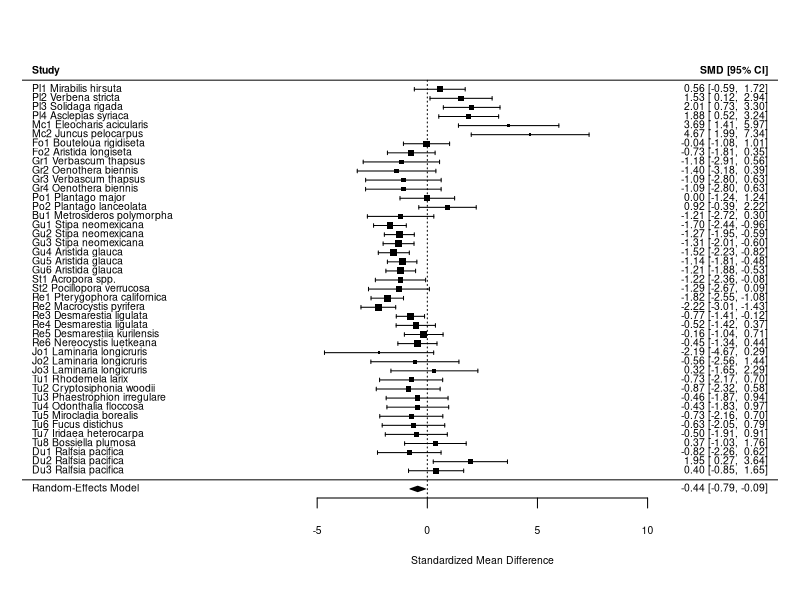
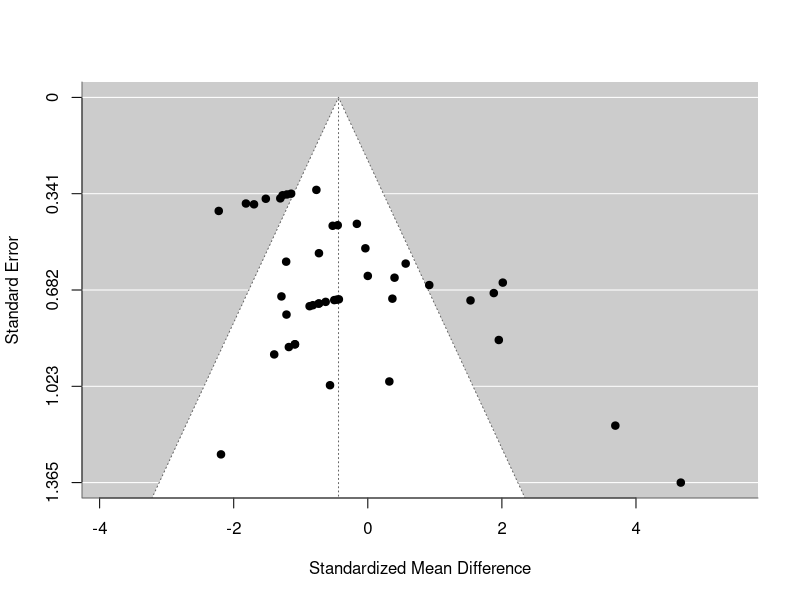
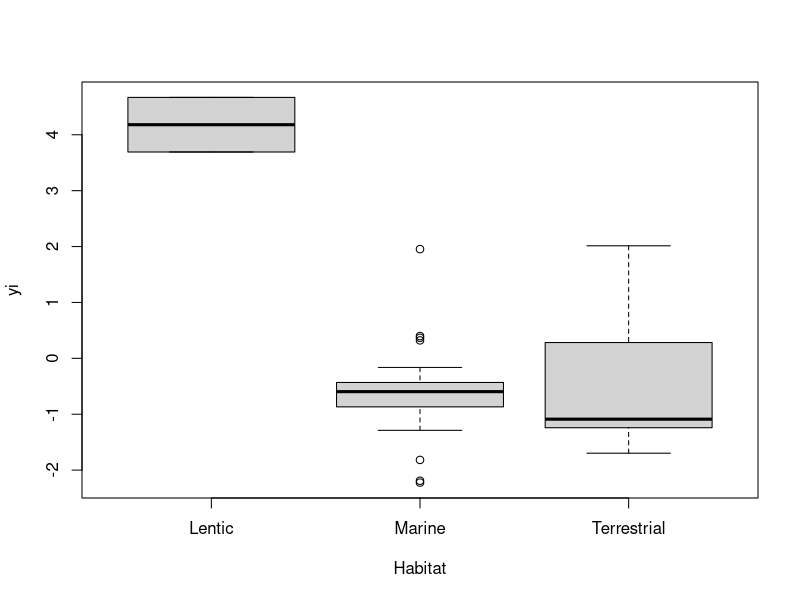

Reproduce these figures in R, in order.
# Test meta analysis of subset of data to demonstrate usage of the metafor package
# using subset of data. Prior to improtation, data was manipulated in excel to remove
# embedded metadata and to remove characters R will interpret as operators(+/-) and 
# replace them with text strings (sign: Neg Pos)
# metadata is as follows:
#
#Nc	control sample size
#Ne	experimental sample size
#Xc	control mean
#Xe	experimental mean
#Sc	control SD
#Se	experimental SD

#quality control- should be 43 observations

#import data
data1<- read.csv(file="Gur_Hedge.csv", header=TRUE, na.strings="")

#load metafor package
library(metafor)
#call the citation so it's handy in the output
citation("metafor")

#compute effect size
#use Hedge's g to account for small sample bias
#Hedge's g is the stadardized mean difference, corrected for negative bias and is encoded as SMD in metafor

data1<-escalc(n1i=Nc,n2i=Ne,
            m1i=Xc, m2i=Xe,
            sd1i=Sc,sd2i=Se,
            data=data1,  measure="SMD", append=TRUE)

#this analysis appends yi, the effect size, and vi, the variance of the effect size. Let's plot this so we can
#visualize it

#first create the meta analysis model

ma_model_1<-rma(yi, vi, data=data1)
summary(ma_model_1)

#create forest plot
forest(ma_model_1, slab=paste(data1$Source, data1$Genus, data1$species))

#quick test for publication bias- look for asymetrical distribturion
funnel(ma_model_1)

#does effect strength vary by habitat?
boxplot(yi ~ Habitat, data = data1)
